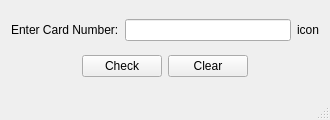
<?xml version="1.0" encoding="UTF-8"?>
<ui version="4.0">
 <class>CCValGuiClass</class>
 <widget class="QMainWindow" name="CCValGuiClass">
  <property name="geometry">
   <rect>
    <x>0</x>
    <y>0</y>
    <width>330</width>
    <height>120</height>
   </rect>
  </property>
  <property name="windowTitle">
   <string>CCValGui</string>
  </property>
  <widget class="QWidget" name="centralWidget">
   <layout class="QGridLayout" name="gridLayout_2">
    <item row="3" column="0">
     <spacer name="horizontalSpacer">
      <property name="orientation">
       <enum>Qt::Horizontal</enum>
      </property>
      <property name="sizeHint" stdset="0">
       <size>
        <width>40</width>
        <height>20</height>
       </size>
      </property>
     </spacer>
    </item>
    <item row="3" column="2">
     <widget class="QPushButton" name="clearButton">
      <property name="text">
       <string>Clear</string>
      </property>
     </widget>
    </item>
    <item row="3" column="1">
     <widget class="QPushButton" name="checkButton">
      <property name="text">
       <string>Check</string>
      </property>
     </widget>
    </item>
    <item row="3" column="3">
     <spacer name="horizontalSpacer_2">
      <property name="orientation">
       <enum>Qt::Horizontal</enum>
      </property>
      <property name="sizeHint" stdset="0">
       <size>
        <width>40</width>
        <height>20</height>
       </size>
      </property>
     </spacer>
    </item>
    <item row="2" column="0" colspan="4">
     <layout class="QGridLayout" name="gridLayout">
      <item row="0" column="2">
       <widget class="QLineEdit" name="cardInput"/>
      </item>
      <item row="0" column="0">
       <widget class="QLabel" name="cardLabel">
        <property name="text">
         <string>Enter Card Number:</string>
        </property>
       </widget>
      </item>
      <item row="0" column="3">
       <widget class="QLabel" name="isValidIcon">
        <property name="enabled">
         <bool>true</bool>
        </property>
        <property name="text">
         <string>icon</string>
        </property>
       </widget>
      </item>
     </layout>
    </item>
   </layout>
  </widget>
  <widget class="QStatusBar" name="statusBar"/>
 </widget>
 <layoutdefault spacing="6" margin="11"/>
 <resources>
  <include location="CCValGui.qrc"/>
 </resources>
 <connections/>
</ui>
